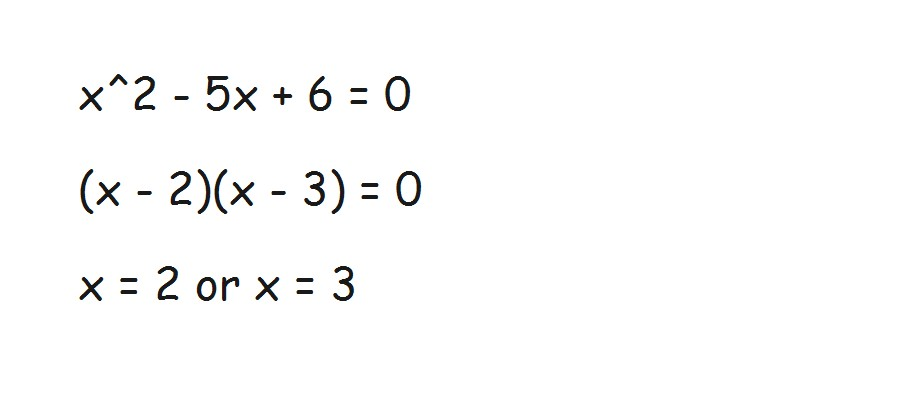
#> input picture services/ocr-service/data/raw/Q01_FC_W01.jpg, 900 x 420 px, found by its file name
$ python preprocess.py
#> lines starting #> are read from the running program, lines starting #| are printed output that depends on the picture; after the words box and inside, x2 and y2 are one past the last pixel; in counts of white or black regions, pixels touching at a corner belong together
from pathlib import Path

import argparse
import cv2
import matplotlib.pyplot as plt
import numpy as np


def ensure_dir(path: str) -> None:
    """Create the parent folder for a file path if it does not already exist."""
    folder = Path(path).parent
    folder.mkdir(parents=True, exist_ok=True)


# [61 lines left out: functions order_points, four_point_transform, crop_to_bounding_rect, not called in this run]


def detect_and_warp_paper(image: np.ndarray) -> np.ndarray:
    """
    Detect the answer paper inside a phone photo and correct perspective.

    This helps with realistic images that include background, tilt, and partial
    page borders. If no reliable page is found, the original image is returned.
    """
    image = crop_dark_background(image)
    original_height, original_width = image.shape[:2]
    max_dimension = 1000
    scale = max_dimension / max(original_width, original_height)

    if scale < 1.0:
        resized = cv2.resize(image, None, fx=scale, fy=scale, interpolation=cv2.INTER_AREA)
    else:
        resized = image.copy()
        scale = 1.0

    gray = cv2.cvtColor(resized, cv2.COLOR_BGR2GRAY)
    blurred = cv2.GaussianBlur(gray, (5, 5), 0)
    edges = cv2.Canny(blurred, 40, 120)
    kernel = cv2.getStructuringElement(cv2.MORPH_RECT, (5, 5))
    edges = cv2.dilate(edges, kernel, iterations=1)
    edges = cv2.morphologyEx(edges, cv2.MORPH_CLOSE, kernel, iterations=2)

    contours, _ = cv2.findContours(edges, cv2.RETR_EXTERNAL, cv2.CHAIN_APPROX_SIMPLE)
    contours = sorted(contours, key=cv2.contourArea, reverse=True)
    image_area = resized.shape[0] * resized.shape[1]

    for contour in contours[:8]:
        area = cv2.contourArea(contour)

        if area < image_area * 0.18:
            continue

        perimeter = cv2.arcLength(contour, True)
        approx = cv2.approxPolyDP(contour, 0.02 * perimeter, True)

        if len(approx) == 4:
            x, y, w, h = cv2.boundingRect(approx)
            touches_most_of_image = w > resized.shape[1] * 0.95 and h > resized.shape[0] * 0.95

            if touches_most_of_image:
                continue

            points = approx.reshape(4, 2) / scale
            return four_point_transform(image, points)

    return image


def crop_dark_background(image: np.ndarray) -> np.ndarray:
    """
    Crop away dark non-paper background using row/column brightness projection.

    This is useful for real submissions where the photo includes laptop/table
    background above or beside the answer sheet.
    """
    gray = cv2.cvtColor(image, cv2.COLOR_BGR2GRAY)
    height, width = gray.shape[:2]

    row_medians = np.median(gray, axis=1)
    row_threshold = _foreground_brightness_threshold(row_medians)

    active_rows = row_medians > row_threshold

    y1, y2 = _largest_active_span(active_rows)

    if y1 is None:
        return image

    padding_y = max(10, int(height * 0.02))

    y1 = max(0, y1 - padding_y)
    y2 = min(height, y2 + padding_y)
    x1 = 0
    x2 = width

    cropped = image[y1:y2, x1:x2]

    if cropped.size == 0:
        return image

    crop_area = cropped.shape[0] * cropped.shape[1]
    image_area = height * width

    if crop_area < image_area * 0.25:
        return image

    return cropped


def _foreground_brightness_threshold(values: np.ndarray) -> float:
    """Choose a brightness threshold that keeps shadowed paper but removes dark background."""
    dark_value = float(np.percentile(values, 10))
    bright_value = float(np.percentile(values, 90))
    return max(60.0, dark_value + 0.35 * (bright_value - dark_value))


def _largest_active_span(active_values: np.ndarray) -> tuple[int | None, int | None]:
    """Find the largest continuous active span in a boolean vector."""
    best_start = None
    best_end = None
    current_start = None

    for index, is_active in enumerate(active_values):
        if is_active and current_start is None:
            current_start = index
        elif not is_active and current_start is not None:
            current_end = index

            if best_start is None or current_end - current_start > best_end - best_start:
                best_start = current_start
                best_end = current_end

            current_start = None

    if current_start is not None:
        current_end = len(active_values)

        if best_start is None or current_end - current_start > best_end - best_start:
            best_start = current_start
            best_end = current_end

    return best_start, best_end


# [31 lines left out: function crop_to_largest_light_region, not called in this run]


def normalize_illumination(gray_image: np.ndarray) -> np.ndarray:
    """
    Reduce shadows and uneven lighting before thresholding.

    A blurred background estimate is divided out from the grayscale image, then
    CLAHE boosts local contrast for faint handwriting.
    """
    background = cv2.GaussianBlur(gray_image, (0, 0), sigmaX=25, sigmaY=25)
    normalized = cv2.divide(gray_image, background, scale=255)
    clahe = cv2.createCLAHE(clipLimit=2.0, tileGridSize=(8, 8))
    return clahe.apply(normalized)


def correct_skew(image: np.ndarray) -> np.ndarray:
    """
    Try to straighten a scanned or photographed answer image.

    This is a light skew correction step. If the angle cannot be estimated,
    the original image is returned.
    """
    coordinates = np.column_stack(np.where(image < 255))

    if len(coordinates) == 0:
        return image

    angle = cv2.minAreaRect(coordinates)[-1]

    if angle < -45:
        angle = -(90 + angle)
    else:
        angle = -angle

    if abs(angle) < 0.5:
        return image

    height, width = image.shape[:2]
    center = (width // 2, height // 2)
    rotation_matrix = cv2.getRotationMatrix2D(center, angle, 1.0)

    corrected = cv2.warpAffine(
        image,
        rotation_matrix,
        (width, height),
        flags=cv2.INTER_CUBIC,
        borderMode=cv2.BORDER_REPLICATE,
    )

    return corrected


# [7 lines left out: function show_debug_image, not called in this run]


def preprocess_image(input_path: str, output_path: str) -> str:
    """
    Clean a handwritten algebra answer image and save the preprocessed version.

    The saved image is a black-and-white thresholded image that is easier to
    segment and pass to OCR in the next phases.
    """
#> called with input_path = 'data/raw/Q01_FC_W01.jpg'
    input_file = Path(input_path)

    if not input_file.exists():
        raise FileNotFoundError(f"Input image not found: {input_path}")

    image = cv2.imread(str(input_file))
#> image is the input picture: shape (420, 900, 3); mean B, G, R 251, 251.1, 251.1

    if image is None:
        raise ValueError(f"Could not read image file: {input_path}")

    paper_image = detect_and_warp_paper(image)
#> in crop_dark_background, `row_medians = np.median(gray, axis=1)`: row_medians = 420 values from 255 to 255
#> in _foreground_brightness_threshold, `dark_value = float(np.percentile(values, 10))`: dark_value = 255
#> in detect_and_warp_paper, `edges = cv2.Canny(blurred, 40, 120)`:
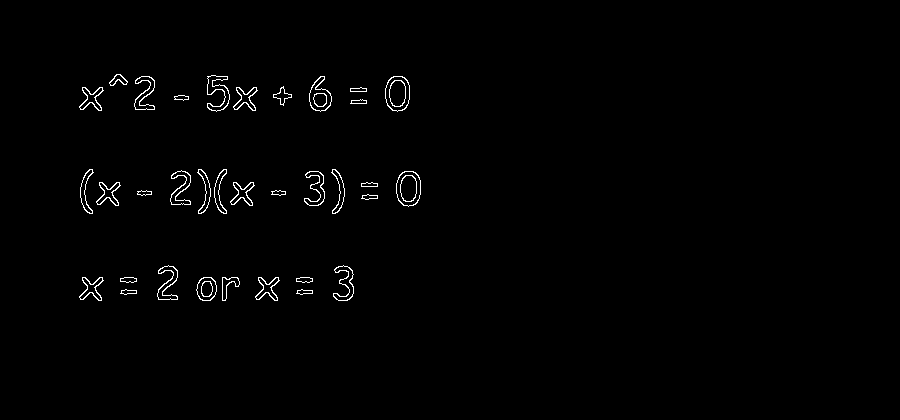
#> edges: shape (420, 900); 0.96% white in thin lines or dots, all inside (x1, y1, x2, y2) = (79, 74, 421, 301)
#> in detect_and_warp_paper, `edges = cv2.dilate(edges, kernel, iterations=1)`:
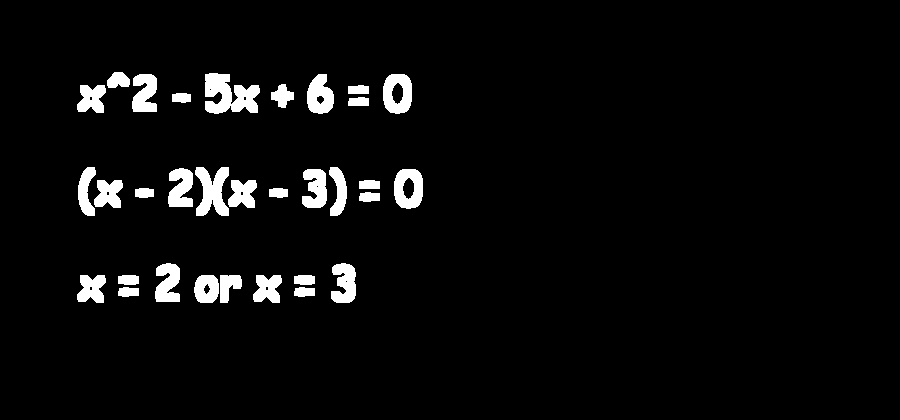
#> edges: shape (420, 900); 4.3% white; 32 white regions, largest, box (x1, y1, x2, y2) and area: (205, 73, 260, 114) 1466, (195, 167, 229, 216) 1073, (383, 74, 412, 114) 839
#> in detect_and_warp_paper, `edges = cv2.morphologyEx(edges, cv2.MORPH_CLOSE, kernel, iterations=2)`:
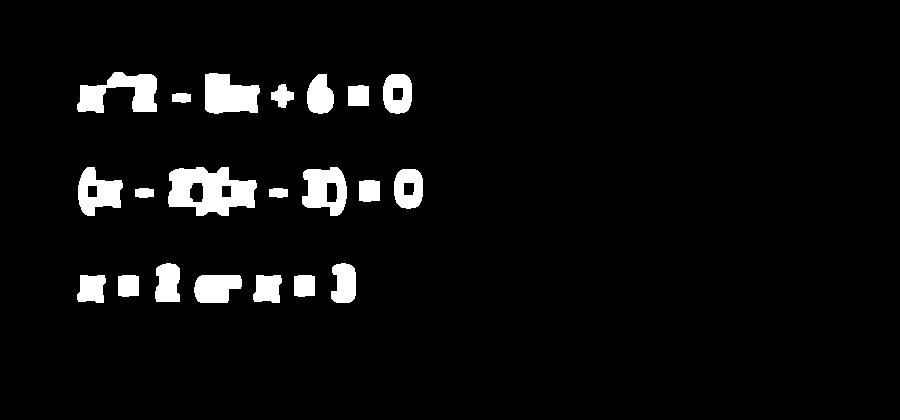
#> edges: shape (420, 900); 4.9% white; 21 white regions
#> in detect_and_warp_paper, `contours, _ = cv2.findContours(edges, cv2.RETR_EXTERNAL, cv2.CHAIN_APP..`: contours = 21 contours; largest, box (x1, y1, x2, y2) and area: (168, 167, 257, 216) 3052, (77, 72, 157, 113) 1718, (205, 73, 260, 114) 1636, (302, 167, 347, 216) 1572, (78, 167, 123, 216) 1337
#> the loop in detect_and_warp_paper, `for contour in contours[:8]:` made 8 passes
#> area on passes 1 to 8: 3052, 1717.5, 1635.5, 1571.5, 1337, 1031, 953, 953
    gray_image = cv2.cvtColor(paper_image, cv2.COLOR_BGR2GRAY)
    normalized_image = normalize_illumination(gray_image)
#> in normalize_illumination, `background = cv2.GaussianBlur(gray_image, (0, 0), sigmaX=25, sigmaY=25)`:
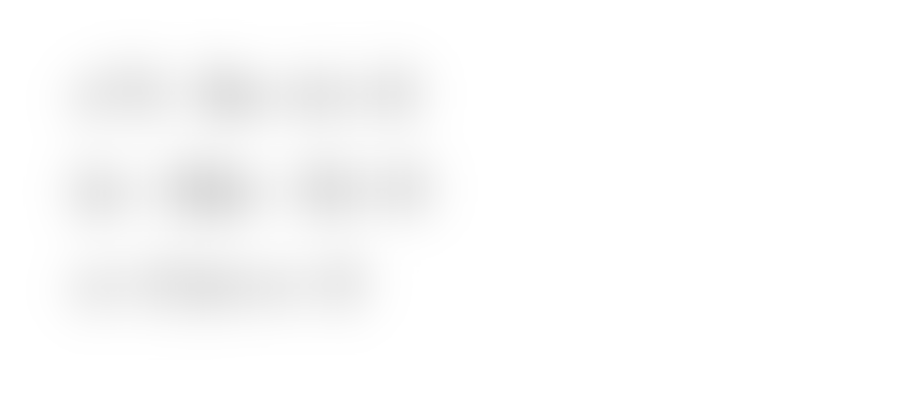
#> background: shape (420, 900); min 220, max 255, mean 251.1
    denoised_image = cv2.medianBlur(normalized_image, 3)

    thresholded_image = cv2.adaptiveThreshold(
        denoised_image,
        255,
        cv2.ADAPTIVE_THRESH_GAUSSIAN_C,
        cv2.THRESH_BINARY,
        31,
        15,
    )
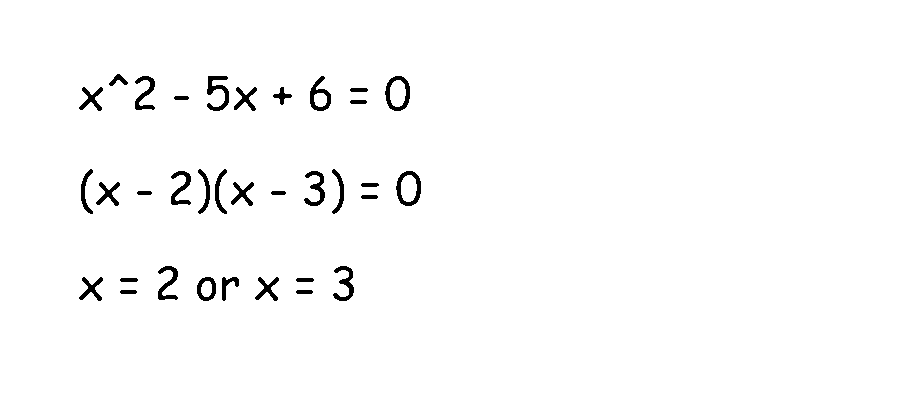
#> thresholded_image: shape (420, 900); 98.3% white; 34 black regions, largest, box (x1, y1, x2, y2) and area: (207, 76, 229, 111) 356, (385, 76, 410, 111) 351, (396, 171, 421, 206) 351

    corrected_image = correct_skew(thresholded_image)
#> in correct_skew, `coordinates = np.column_stack(np.where(image < 255))`: coordinates = 6364 pairs, first value 74 to 300, second value 79 to 420
#> in correct_skew, `angle = cv2.minAreaRect(coordinates)[-1]`: angle = -90
#> in correct_skew, `angle = -(90 + angle)`: angle = 0

    ensure_dir(output_path)
    saved = cv2.imwrite(output_path, corrected_image)

    if not saved:
        raise IOError(f"Could not save preprocessed image: {output_path}")

    return output_path


def build_output_path(input_path: str) -> str:
    """Create a default preprocessed output path from an input image path."""
    input_file = Path(input_path)
    output_name = f"{input_file.stem}_preprocessed.png"
    return str(Path("data/preprocessed") / output_name)


if __name__ == "__main__":
    parser = argparse.ArgumentParser(description="Preprocess a handwritten answer image.")
    parser.add_argument(
        "--input",
        default="data/raw/Q01_FC_W01.jpg",
        help="Path to the raw handwritten answer image.",
    )
    parser.add_argument(
        "--output",
        default=None,
        help="Path where the preprocessed image should be saved.",
    )
    args = parser.parse_args()

    output_path = args.output or build_output_path(args.input)
    result_path = preprocess_image(args.input, output_path)
    print(f"Preprocessed image saved to: {result_path}")
